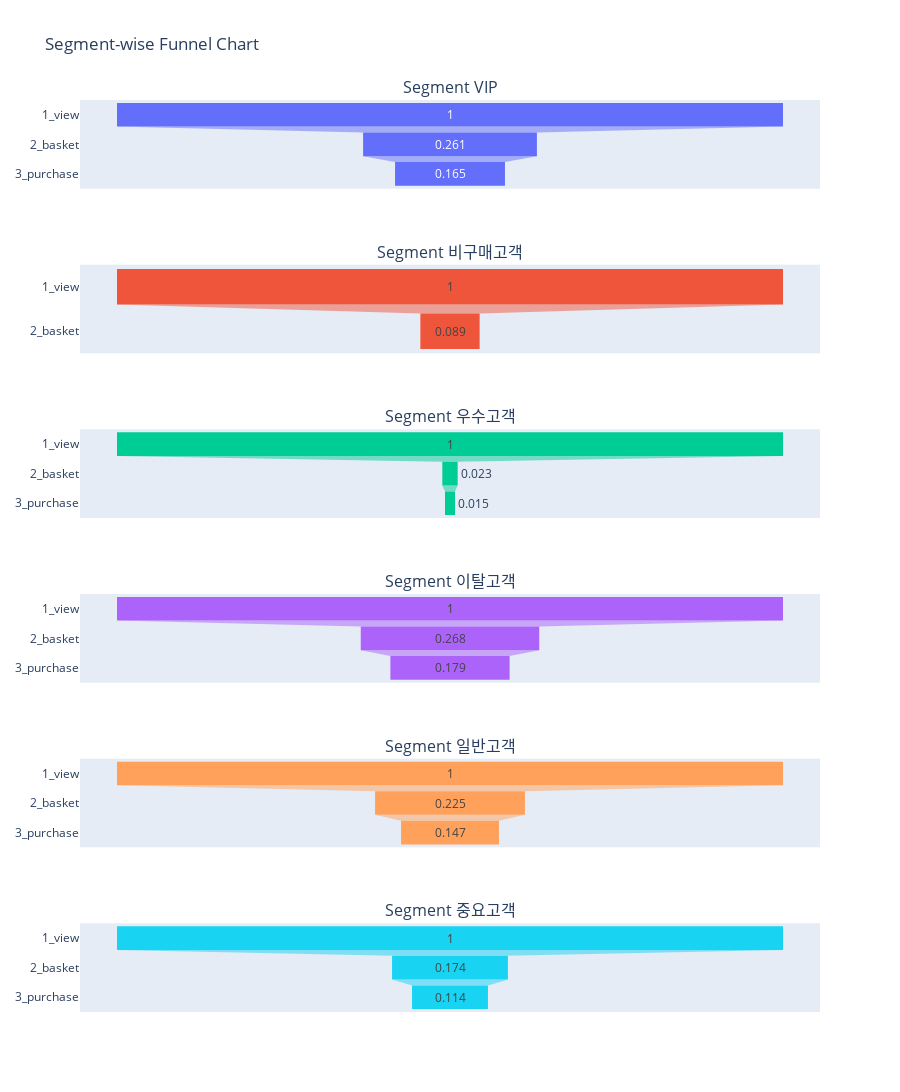

The notebook cell saved with this chart:
### Markdown cell above
### 그래프 생성하기

### Code cell
from plotly.subplots import make_subplots
import plotly.graph_objects as go

# 세그먼트 리스트 추출
segments = funnel_by_seg['segment'].unique()

# 서브플롯 생성
fig = make_subplots(
    rows=len(segments), cols=1,
    subplot_titles=[f'Segment {seg}' for seg in segments]
)

# 각 세그먼트별 퍼널 그래프 생성
for i, seg in enumerate(segments):
    seg_data = funnel_by_seg[funnel_by_seg['segment'] == seg]
    fig.add_trace(
        go.Funnel(
            y=seg_data['criteria'],
            x=seg_data['funnel'],
            name=f'Segment {seg}'
        ),
        row=i + 1, col=1
    )

# 그래프 레이아웃 설정
fig.update_layout(
    title='Segment-wise Funnel Chart',
    height=400 * len(segments),  # 세그먼트 개수에 따라 높이 조절
    showlegend=False
)

# 그래프 출력
fig.show()

### Figure 1 — Plotly figure (JSON) as saved in the notebook; plotly's stock layout.template omitted (floating-point values rounded to 4 significant figures)
{"data": [{"name": "Segment VIP", "type": "funnel", "x": [1, 0.261, 0.165], "xaxis": "x", "y": ["1_view", "2_basket", "3_purchase"], "yaxis": "y"}, {"name": "Segment 비구매고객", "type": "funnel", "x": [1, 0.089], "xaxis": "x2", "y": ["1_view", "2_basket"], "yaxis": "y2"}, {"name": "Segment 우수고객", "type": "funnel", "x": [1, 0.023, 0.015], "xaxis": "x3", "y": ["1_view", "2_basket", "3_purchase"], "yaxis": "y3"}, {"name": "Segment 이탈고객", "type": "funnel", "x": [1, 0.268, 0.179], "xaxis": "x4", "y": ["1_view", "2_basket", "3_purchase"], "yaxis": "y4"}, {"name": "Segment 일반고객", "type": "funnel", "x": [1, 0.225, 0.147], "xaxis": "x5", "y": ["1_view", "2_basket", "3_purchase"], "yaxis": "y5"}, {"name": "Segment 중요고객", "type": "funnel", "x": [1, 0.174, 0.114], "xaxis": "x6", "y": ["1_view", "2_basket", "3_purchase"], "yaxis": "y6"}], "layout": {"annotations": [{"font": {"size": 16}, "showarrow": false, "text": "Segment VIP", "x": 0.5, "xanchor": "center", "xref": "paper", "y": 1.0, "yanchor": "bottom", "yref": "paper"}, {"font": {"size": 16}, "showarrow": false, "text": "Segment 비구매고객", "x": 0.5, "xanchor": "center", "xref": "paper", "y": 0.8194, "yanchor": "bottom", "yref": "paper"}, {"font": {"size": 16}, "showarrow": false, "text": "Segment 우수고객", "x": 0.5, "xanchor": "center", "xref": "paper", "y": 0.6389, "yanchor": "bottom", "yref": "paper"}, {"font": {"size": 16}, "showarrow": false, "text": "Segment 이탈고객", "x": 0.5, "xanchor": "center", "xref": "paper", "y": 0.4583, "yanchor": "bottom", "yref": "paper"}, {"font": {"size": 16}, "showarrow": false, "text": "Segment 일반고객", "x": 0.5, "xanchor": "center", "xref": "paper", "y": 0.2778, "yanchor": "bottom", "yref": "paper"}, {"font": {"size": 16}, "showarrow": false, "text": "Segment 중요고객", "x": 0.5, "xanchor": "center", "xref": "paper", "y": 0.09722, "yanchor": "bottom", "yref": "paper"}], "height": 2400, "showlegend": false, "title": {"text": "Segment-wise Funnel Chart"}, "xaxis": {"anchor": "y", "domain": [0, 1]}, "xaxis2": {"anchor": "y2", "domain": [0, 1]}, "xaxis3": {"anchor": "y3", "domain": [0, 1]}, "xaxis4": {"anchor": "y4", "domain": [0, 1]}, "xaxis5": {"anchor": "y5", "domain": [0, 1]}, "xaxis6": {"anchor": "y6", "domain": [0, 1]}, "yaxis": {"anchor": "x", "domain": [0.9028, 1.0]}, "yaxis2": {"anchor": "x2", "domain": [0.7222, 0.8194]}, "yaxis3": {"anchor": "x3", "domain": [0.5417, 0.6389]}, "yaxis4": {"anchor": "x4", "domain": [0.3611, 0.4583]}, "yaxis5": {"anchor": "x5", "domain": [0.1806, 0.2778]}, "yaxis6": {"anchor": "x6", "domain": [0, 0.09722]}}}
